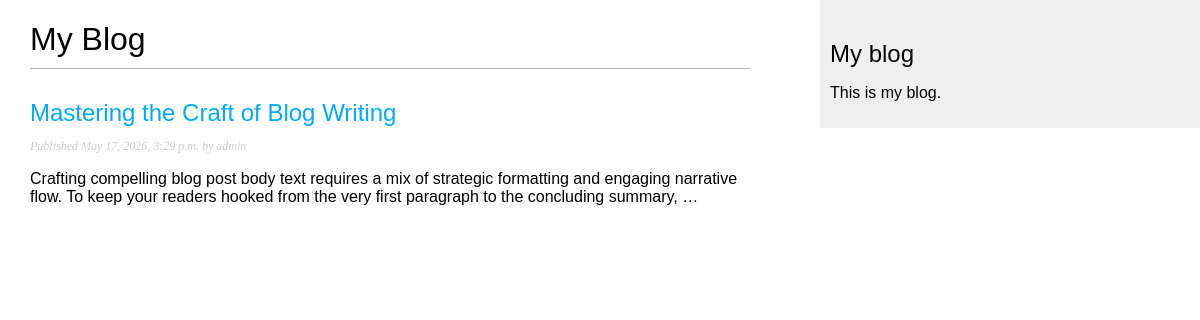
Screenshot of /blog/ with the database file from the repository.
### blog/models.py (models this page shows, shortened)
class Post(models.Model):
    class Staus(models.TextChoices):
        DRAFT = 'DF', 'Draft'
        PUBLISHED = 'PB', 'Published'
    title = models.CharField(max_length=250)
    slug = models.SlugField(max_length=250)
    author = models.ForeignKey(
        settings.AUTH_USER_MODEL,
        on_delete=models.CASCADE,
        related_name='blog_posts'
    )
    body = models.TextField()
    publish = models.DateTimeField(default=timezone.now)
    created = models.DateTimeField(auto_now_add=True)
    updated = models.DateTimeField(auto_now=True)
    status = models.CharField(
        max_length=2,
        choices=Staus.choices,
        default=Staus.DRAFT
    )
    objects = models.Manager() # The default manager.
    published = PublishManager() # Our custom manager.
    class Meta:
        ordering = ('-publish',)
        indexes = [
            models.Index(fields=['-publish']),
        ]

### blog/views.py (the view)
# urls.py: path('', views.post_list, name='post_list'),
def post_list(request):
    posts = Post.published.all()
    return render(request, 'blog/post/list.html', {'posts': posts})

### blog/models.py (called while the page is built)
    def get_queryset(self):
        return (super().get_queryset().filter(status=Post.Staus.PUBLISHED))

### blog/templates/blog/post/list.html (shortened to what this page needs)
{% extends "blog/base.html" %}
{% block content %}
  <h1>My Blog</h1>
  {% for post in posts %}
    <h2>
      <a href="{% url 'blog:post_detail' post.id %}">
        {{ post.title }}
      </a>
    </h2>
    <p class="date">
      Published {{ post.publish }} by {{ post.author }}
    </p>
    {{ post.body|truncatewords:30|linebreaks }}
  {% endfor %}
{% endblock %}

### blog/templates/blog/base.html (shortened to what this page needs)
{% load static %}
<!DOCTYPE html>
<html>
<head>
  <link href="{% static "css/blog.css" %}" rel="stylesheet">
</head>
<body>
  <div id="content">
    {% block content %}
    {% endblock %}
  </div>
  <div id="sidebar">
    <h2>My blog</h2>
    <p>This is my blog.</p>
  </div>
</body>
</html>

### blog/static/css/blog.css (style rules this page uses)
body { margin:0; padding:0; font-family:helvetica, sans-serif; }
a { color:#00abff; text-decoration:none; }
h1 { font-weight:normal; border-bottom:1px solid #bbb; padding:0 0 10px 0; }
h2 { font-weight:normal; margin:30px 0 0; }
#content { float:left; width:60%; padding:0 0 0 30px; }
#sidebar { float:right; width:30%; padding:10px; background:#efefef; height:100%; }
p.date { color:#ccc; font-family: georgia, serif; font-size: 12px; font-style: italic; }

### rows the page displays
Post: title "Mastering the Craft of Blog Writing", publish "May 17, 2026, 3:29 p.m.", author "admin", body "Crafting compelling blog post body text requires a mix of strategic formatting and engaging narrative flow. To keep your readers hooked from the very first paragraph to the concluding summary, …"
